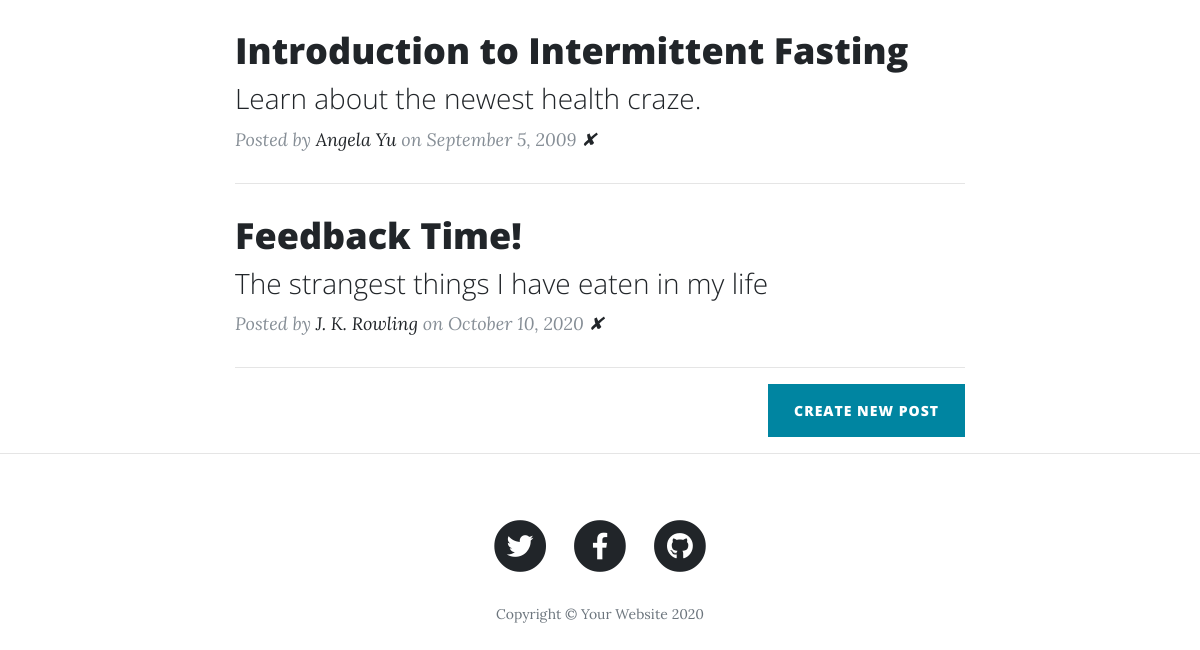
The app's page / (lower part), older data.
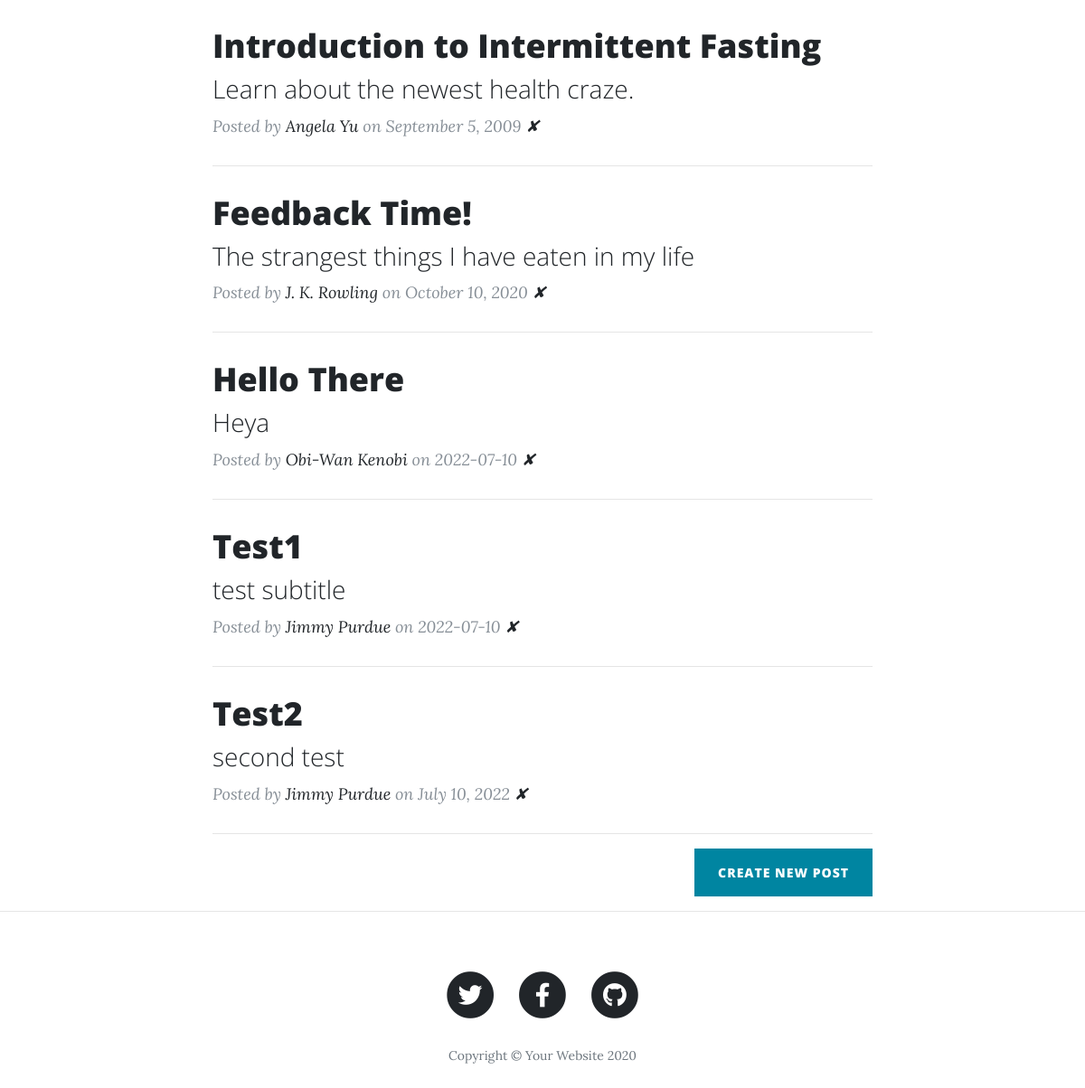
The same page, newer data.
### main.py (models this page shows)
class BlogPost(db.Model):
    id = db.Column(db.Integer, primary_key=True)
    title = db.Column(db.String(250), unique=True, nullable=False)
    subtitle = db.Column(db.String(250), nullable=False)
    date = db.Column(db.String(250), nullable=False)
    body = db.Column(db.Text, nullable=False)
    author = db.Column(db.String(250), nullable=False)
    img_url = db.Column(db.String(250), nullable=False)

### main.py (the view)
@app.route('/')
def get_all_posts():
    posts = db.session.query(BlogPost).all()
    return render_template("index.html", all_posts=posts)

### templates/index.html (shortened to what this page needs)
{% include "header.html" %}
  <div class="container">
    <div class="row">
      <div class="col-lg-8 col-md-10 mx-auto">
        {% for post in all_posts %}
        <div class="post-preview">
          <a href="{{ url_for('show_post', index=post.id) }}">
            <h2 class="post-title">
              {{post.title}}
            </h2>
            <h3 class="post-subtitle">
              {{post.subtitle}}
            </h3>
          </a>
          <p class="post-meta">Posted by
            <a href="#">{{post.author}}</a>
            on {{post.date}} <a href="{{ url_for('delete_post', post_id=post.id) }}">✘</a></p>
        </div>
        <hr>
        {% endfor %}
        <div class="clearfix">
          <a class="btn btn-primary float-right" href="{{ url_for('new_post') }}">Create New Post</a>
        </div>
      </div>
    </div>
  </div>
  <hr>
{% include "footer.html" %}

### templates/header.html (shortened to what this page needs)
<!DOCTYPE html>
<html lang="en">
<head>
  <link href="{{ url_for('static', filename='vendor/bootstrap/css/bootstrap.min.css') }}" rel="stylesheet">
  <link href="{{ url_for('static', filename='vendor/fontawesome-free/css/all.min.css')}}" rel="stylesheet" type="text/css">
  <link href="{{ url_for('static', filename='css/clean-blog.min.css')}}" rel="stylesheet">
</head>
<body>

### templates/footer.html (shortened to what this page needs)
  <footer>
    <div class="container">
      <div class="row">
        <div class="col-lg-8 col-md-10 mx-auto">
          <ul class="list-inline text-center">
            <li class="list-inline-item">
              <a href="#">
                <span class="fa-stack fa-lg">
                  <i class="fas fa-circle fa-stack-2x"></i>
                  <i class="fab fa-twitter fa-stack-1x fa-inverse"></i>
                </span>
              </a>
            </li>
            <li class="list-inline-item">
              <a href="#">
                <span class="fa-stack fa-lg">
                  <i class="fas fa-circle fa-stack-2x"></i>
                  <i class="fab fa-facebook-f fa-stack-1x fa-inverse"></i>
                </span>
              </a>
            </li>
            <li class="list-inline-item">
              <a href="#">
                <span class="fa-stack fa-lg">
                  <i class="fas fa-circle fa-stack-2x"></i>
                  <i class="fab fa-github fa-stack-1x fa-inverse"></i>
                </span>
              </a>
            </li>
          </ul>
          <p class="copyright text-muted">Copyright &copy; Your Website 2020</p>
        </div>
      </div>
    </div>
  </footer>
</body>
</html>

Row changes from the older to the newer data that the page shows:
added BlogPost: title "Hello There", subtitle "Heya", author "Obi-Wan Kenobi", date "2022-07-10"
added BlogPost: title "Test1", subtitle "test subtitle", author "Jimmy Purdue", date "2022-07-10"
added BlogPost: title "Test2", subtitle "second test", author "Jimmy Purdue", date "July 10, 2022"
